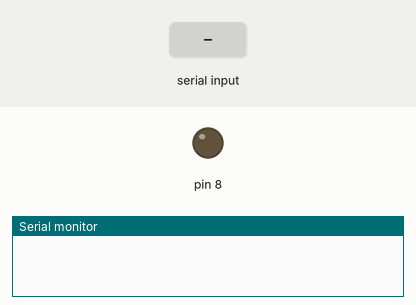
Bench run of a sketch on a simulated Arduino Uno, built with avr-gcc and run on an emulated ATmega328P. Parts: output pins drawn as LEDs (lit = HIGH), the last lines printed to the serial monitor. Inputs (shaded band) come from the test bench.

Above: at 1.2 s.
1.3 s: "0" received over the second serial link
At 2.2 s:
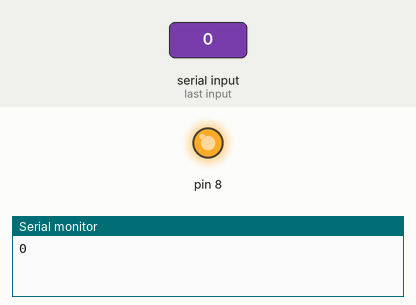
Timing chart, 0 to 4.8 s (numbered marks = the images above; inputs shaded):
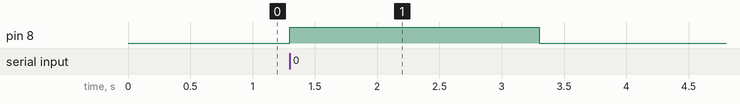

Measured:
- after the input at 1.3 s, pin 8: LOW → HIGH at once, → LOW 2.0 s later

The sketch:

Bluetooth.02.ino
```cpp
//Bluetooth Modülü.02

#include <SoftwareSerial.h>
SoftwareSerial Beta(7,6);

void setup(){
  pinMode(8,OUTPUT);
  Serial.begin(9600);
  Beta.begin(9600);

}
void loop(){
  if(Beta.available()){
  char data=Beta.read();
  Serial.println(data);


  if ( data=='0'){
    digitalWrite(8, HIGH);
    delay(2000);
    digitalWrite(8,LOW);
  }

}
}
```
